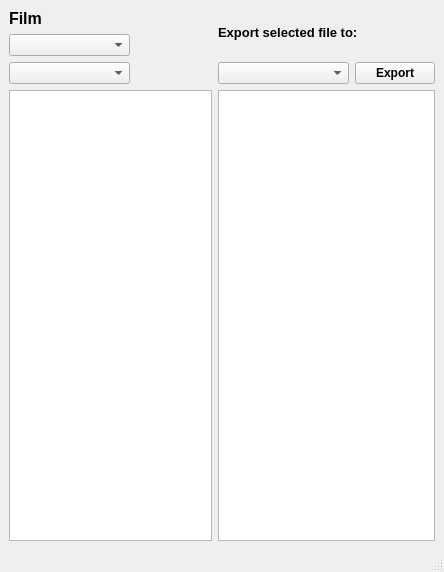
<?xml version="1.0" encoding="UTF-8"?>
<ui version="4.0">
 <class>ShotOpenMainWindow</class>
 <widget class="QMainWindow" name="ShotOpenMainWindow">
  <property name="geometry">
   <rect>
    <x>0</x>
    <y>0</y>
    <width>444</width>
    <height>572</height>
   </rect>
  </property>
  <property name="windowTitle">
   <string>MainWindow</string>
  </property>
  <widget class="QWidget" name="centralwidget">
   <layout class="QGridLayout" name="gridLayout_3">
    <item row="0" column="0">
     <layout class="QGridLayout" name="gridLayout">
      <item row="0" column="0">
       <widget class="QLabel" name="filmLabel">
        <property name="font">
         <font>
          <pointsize>12</pointsize>
          <weight>75</weight>
          <bold>true</bold>
         </font>
        </property>
        <property name="text">
         <string>Film</string>
        </property>
       </widget>
      </item>
      <item row="0" column="1" colspan="2">
       <spacer name="horizontalSpacer">
        <property name="orientation">
         <enum>Qt::Horizontal</enum>
        </property>
        <property name="sizeHint" stdset="0">
         <size>
          <width>128</width>
          <height>17</height>
         </size>
        </property>
       </spacer>
      </item>
      <item row="1" column="0" colspan="2">
       <widget class="QComboBox" name="filmComboBox">
        <property name="minimumSize">
         <size>
          <width>121</width>
          <height>22</height>
         </size>
        </property>
        <property name="maximumSize">
         <size>
          <width>121</width>
          <height>22</height>
         </size>
        </property>
       </widget>
      </item>
      <item row="1" column="2">
       <spacer name="horizontalSpacer_2">
        <property name="orientation">
         <enum>Qt::Horizontal</enum>
        </property>
        <property name="sizeHint" stdset="0">
         <size>
          <width>68</width>
          <height>20</height>
         </size>
        </property>
       </spacer>
      </item>
      <item row="2" column="0" colspan="2">
       <widget class="QComboBox" name="episodeComboBox">
        <property name="minimumSize">
         <size>
          <width>121</width>
          <height>22</height>
         </size>
        </property>
        <property name="maximumSize">
         <size>
          <width>121</width>
          <height>22</height>
         </size>
        </property>
       </widget>
      </item>
      <item row="2" column="2">
       <spacer name="horizontalSpacer_3">
        <property name="orientation">
         <enum>Qt::Horizontal</enum>
        </property>
        <property name="sizeHint" stdset="0">
         <size>
          <width>38</width>
          <height>20</height>
         </size>
        </property>
       </spacer>
      </item>
     </layout>
    </item>
    <item row="0" column="1">
     <layout class="QGridLayout" name="gridLayout_2">
      <item row="0" column="0" colspan="2">
       <widget class="QLabel" name="exportLabel">
        <property name="font">
         <font>
          <pointsize>10</pointsize>
          <weight>75</weight>
          <bold>true</bold>
         </font>
        </property>
        <property name="text">
         <string>Export selected file to:</string>
        </property>
       </widget>
      </item>
      <item row="1" column="1">
       <widget class="QPushButton" name="exportPushButton">
        <property name="font">
         <font>
          <weight>75</weight>
          <bold>true</bold>
         </font>
        </property>
        <property name="text">
         <string>Export</string>
        </property>
       </widget>
      </item>
      <item row="1" column="0">
       <widget class="QComboBox" name="exportComboBox">
        <property name="sizePolicy">
         <sizepolicy hsizetype="Minimum" vsizetype="Minimum">
          <horstretch>0</horstretch>
          <verstretch>0</verstretch>
         </sizepolicy>
        </property>
        <property name="minimumSize">
         <size>
          <width>131</width>
          <height>22</height>
         </size>
        </property>
        <property name="maximumSize">
         <size>
          <width>131</width>
          <height>22</height>
         </size>
        </property>
       </widget>
      </item>
     </layout>
    </item>
    <item row="1" column="0">
     <widget class="QListWidget" name="folderListWidget"/>
    </item>
    <item row="1" column="1">
     <widget class="QListWidget" name="fileListWidget"/>
    </item>
   </layout>
  </widget>
  <widget class="QMenuBar" name="menubar">
   <property name="geometry">
    <rect>
     <x>0</x>
     <y>0</y>
     <width>444</width>
     <height>26</height>
    </rect>
   </property>
  </widget>
  <widget class="QStatusBar" name="statusbar"/>
 </widget>
 <resources/>
 <connections/>
</ui>
